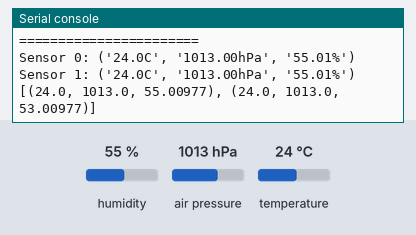
Bench run of a program on a simulated Raspberry Pi Pico running MicroPython. Shown: the last lines printed to the serial console. The inputs (shaded band) are chosen by the test bench; at power-on: humidity 55 %, air pressure 1013 hPa, temperature 24 °C. Library files of the repository ran but are not shown: bme280.py.

Above: at 1.2 s.
1.3 s: humidity set to 22 %
At 2.6 s:
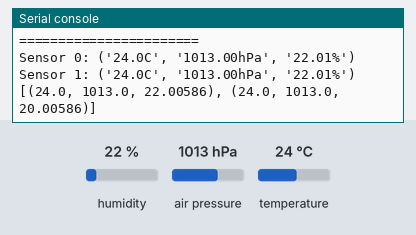
2.8 s: air pressure set to 952 hPa
At 3.8 s:
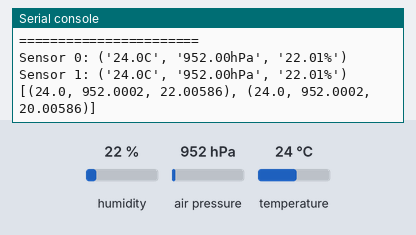
4.3 s: temperature set to 12 °C
At 5.9 s:
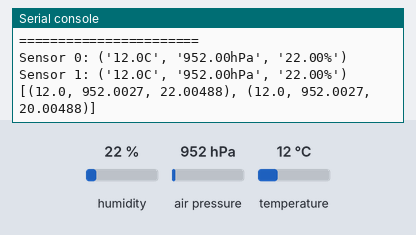
Timing chart, 0 to 7.4 s (numbered marks = the images above; inputs shaded):
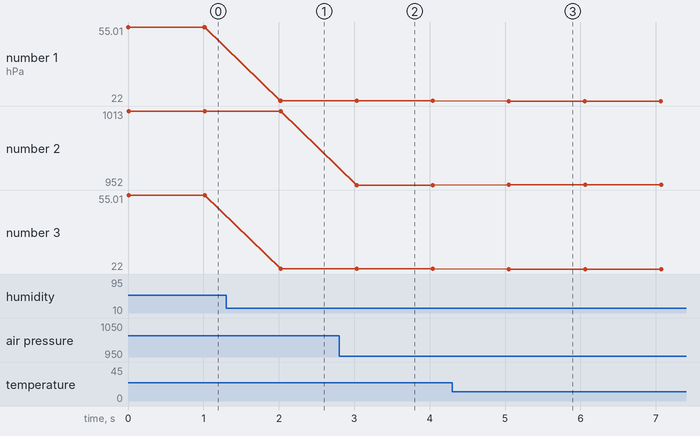

The program:

sensor.py
```python
from machine import Pin, SoftI2C
import bme280 as bme280
from time import sleep
# from bme280 import BME280, BME280_OSAMPLE_16, BME280_OSAMPLE_8

i2c0 = SoftI2C(sda=Pin(8), scl=Pin(9))
i2c1 = SoftI2C(sda=Pin(6), scl=Pin(7))

temp_offset = [0, 0]
pressure_offset = [0, 0]
rh_offset = [-0, -2]


def read_values(bme):
    """ human readable values """

    t, p, h = bme.read_compensated_data()

    p = p / 256

    h = h / 1024

    return (t / 100, p/100, h)


def read_sensor(bme0_address = 0x77, bme1_address = 0x77, mode = bme280.BME280_OSAMPLE_16):
    try:

        bme0 = bme280.BME280(i2c=i2c0, address=bme0_address, mode=mode)
        bme1 = bme280.BME280(i2c=i2c1, address=bme1_address, mode=mode)
        print("=======================")
        print(f"Sensor 0: {bme0.values}")
        print(f"Sensor 1: {bme1.values}")

        values0 = read_values(bme0)
        values1 = read_values(bme1)

        offset_values0 = (values0[0]+temp_offset[0], values0[1]+pressure_offset[0], values0[2]+rh_offset[0])
        offset_values1 = (values1[0]+temp_offset[1], values1[1]+pressure_offset[1], values1[2]+rh_offset[1])

        return [offset_values0, offset_values1]

    except Exception as e:
        print(f"{e}")
        # raise e

    return []

if __name__ == "__main__":
    while True:
        print(read_sensor())
        sleep(1)

    pass
```

Measured:
- after the input at 1.3 s, the serial console: prints a new line after 0.72 s (image 1)
- after the input at 2.8 s, the serial console: prints a new line after 0.23 s (image 2)
- after the input at 4.3 s, the serial console: prints a new line after 0.75 s (image 3)
- plotted number 1: 55.01 → 22.01 after the input at 1.3 s, 22.01 → 22 after the input at 4.3 s
- plotted number 2: 1013 → 952 after the input at 2.8 s, 952 → 952 after the input at 4.3 s
- plotted number 3: 55.01 → 22.01 after the input at 1.3 s, 22.01 → 22 after the input at 4.3 s
